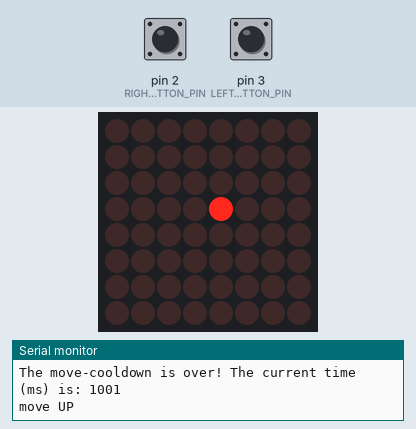
This sketch was run on a simulated Arduino Uno, built with avr-gcc and run on an emulated ATmega328P. Parts: 8×8 LED matrix, the last lines printed to the serial monitor. The test bench sets the inputs (shaded band); at power-on: pin 2 (RIGHT_BUTTON_PIN) HIGH, pin 3 (LEFT_BUTTON_PIN) HIGH. Random numbers use the default seed unless the sketch sets one.

Above: at 1.6 s.
1.7 s: pin 2 (RIGHT_BUTTON_PIN) pulled LOW for 0.15 s
At 2.8 s:
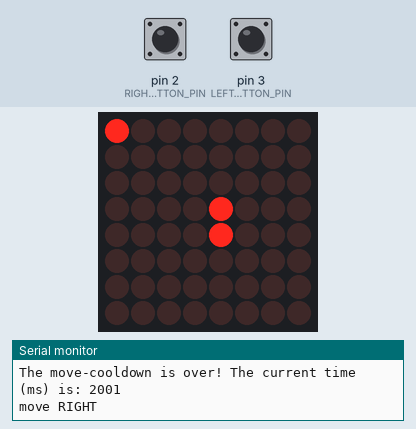
4.8 s: pin 3 (LEFT_BUTTON_PIN) pulled LOW for 0.15 s
At 5.8 s:
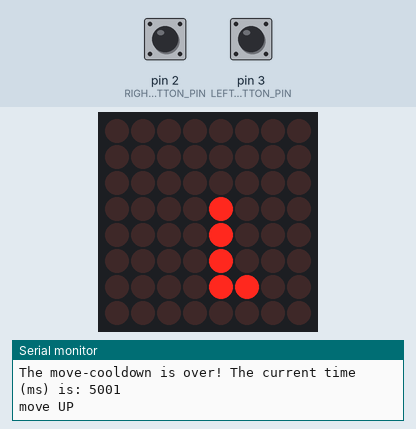
7.9 s: pin 3 (LEFT_BUTTON_PIN) pulled LOW for 1 s
At 8.7 s:
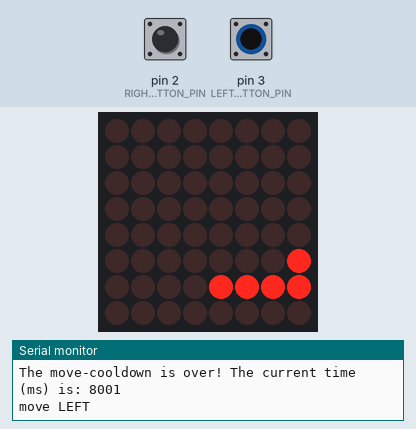
11.9 s: pin 3 (LEFT_BUTTON_PIN) pulled LOW for 0.15 s
At 14.5 s:
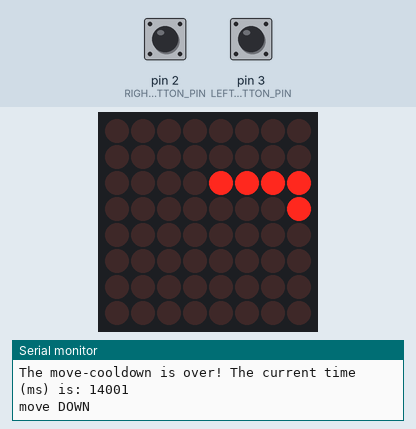
15.0 s: pin 2 (RIGHT_BUTTON_PIN) pulled LOW for 1 s
At 17.2 s:
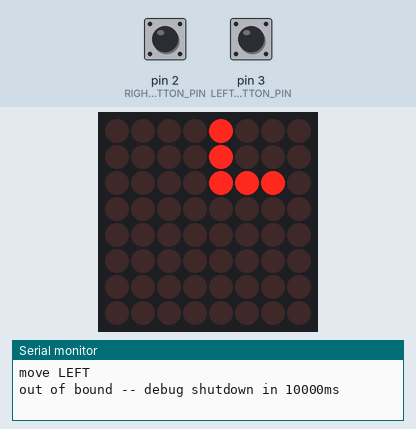
Timing chart, 0 to 18.5 s (numbered marks = the images above; inputs shaded):
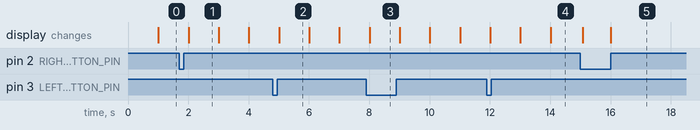

Measured:
- after the input at 7.9 s, the display: changes after 0.11 s (image 3)
- what the display in image 1 shows lasts 1.0 s, from 2.0 s to 3.0 s

The sketch:

Snake_Game_0.5.ino
```cpp
/*  Serenkii
    2021-03-02
    The snake is now represented by an arry. The snake can now have a size greater than zero.
*/


//We always have to include the library
#include "LedControl.h"
#include "Snake.h"
#include "Fruit.h"

//constants
#define MOVEMENT_SPEED 1000

//buttons
#define LEFT_BUTTON_PIN 3
#define RIGHT_BUTTON_PIN 2

bool leftButton = HIGH;   //HIGH == true
bool rightButton = HIGH;  //HIGH == true

//LED-Matrix
LedControl lc = LedControl(12, 10, 11, 1);

//Snake object --> Snake(size, x, y, facing)
Snake snake = Snake(3, 3, UP);

void setup() {
  pinMode(LEFT_BUTTON_PIN, INPUT_PULLUP);   //if button is pressed, digitialRead will return false
  pinMode(RIGHT_BUTTON_PIN, INPUT_PULLUP);

  //The MAX72XX is in power-saving mode on startup, we have to do a wakeup call
  lc.shutdown(0, false);
  lc.setIntensity(0, 4);  //0,8
  lc.clearDisplay(0);
  drawSnake();

  Serial.begin(9600);
}

void loop() {
  getUserInput();
  if (cooldownOver()) {
    snake.move();
    drawSnake();
    snake.setSize(5);   //debug
  }
}

bool cooldownOver() {   //return true every x ms, so drawSnake and move is executed.
  static unsigned long startTime = millis();
  //Serial.println(startTime);
  unsigned long currentTime = millis();
  if (currentTime - startTime >= MOVEMENT_SPEED) {
    Serial.print("The move-cooldown is over! The current time (ms) is: ");
    Serial.println(currentTime);
    startTime = currentTime;
    return true;
  }
  return false;
}

void drawSnake() {
  lc.clearDisplay(0);
  for (byte i = 0; i < snake.getSize(); i++) {
      lc.setLed(0, snake.getBodyPartX(i), snake.getBodyPartY(i), true);
  }
}

void getUserInput() {
  if (digitalRead(LEFT_BUTTON_PIN) == false) {
  //Serial.println("left button is being pressed...");    //DEBUG
    if (leftButton == true) {
      snake.turnLeft();
      //Serial.println("left button wasn't pressed before, so the snake should turn left and the leftButton-bool should be false");    //DEBUG
      leftButton = false;
    }
  }
  else {
    leftButton = true;    //no input
    //Serial.println("left button is not being pressed, so leftButton-bool is true");    //DEBUG
  }

  if (digitalRead(RIGHT_BUTTON_PIN) == false) {
    //Serial.println("right button is being pressed...");    //DEBUG
    if (rightButton == true) {
      snake.turnRight();
      //Serial.println("right button wasn't pressed before, so the snake should turn right and the rightButton-bool should be false");    //DEBUG
      rightButton = false;
    }
  }
  else {
    rightButton = true;    //no input
    //Serial.println("right button is not being pressed, so rightButton-bool is true");    //DEBUG
  }
  //Serial.println();
}
```

Fruit.h
```cpp
class Fruit {

  byte x;
  byte y;

public:
  Fruit() {

  }

  void respawn(byte snakeOccupied[][2]) {
    x = random(0, 8);   //a random number in [0; 8)
    y = random(0, 8);
    for (int i = 0; i < SNAKE_MAX_LENGTH; i++) {
      if (snakeOccupied[i][0] == x || snakeOccupied[i][1] == y) {
        respawn(snakeOccupied);
        return;
      }
    }
  }

  void setX(byte newX) {
    x = newX;
  }
  byte getX() {
    return x;
  }

  void setY(byte newY) {
    y = newY;
  }

  byte getY() {
    return y;
  }
};
```

Snake.h
```cpp
enum SnakeDirection {
    UP,
    RIGHT,
    DOWN,
    LEFT
};

#define SNAKE_MAX_LENGTH 32

class Snake {

  byte size;
  byte body[SNAKE_MAX_LENGTH][2];
  byte direction;

public:
  Snake(byte headPositionX, byte headPositionY, SnakeDirection facing) {
      setSize(1);
      setDirection(facing);
      body[0][0] = headPositionX;
      body[0][1] = headPositionY;
  }

  byte getBodyPartX(byte index) {
    return body[index][0];
  }
  byte getBodyPartY(byte index) {
    return body[index][1];
  }

  void setBodyPartX(byte index, byte x) {
    body[index][0] = x;
  }
  void setBodyPartY(byte index, byte y) {
    body[index][1] = y;
  }

  void turnRight() {
    Serial.print("turnRight() was called | direction was: ");
    Serial.println(direction);
    direction++;
    if (direction >= 4) {
      direction = 0;
    }
    Serial.print("direction is now: ");
    Serial.println(direction);
  }
  void turnLeft() {
    Serial.print("turnLeft() was called | direction was: ");
    Serial.println(direction);
    direction--;
    if (direction < 0 || direction > 200) {   //it seems like byte direction cant be negative for some reason
      direction = 3;
    }
    Serial.print("direction is now: ");
    Serial.println(direction);
  }

  void setDirection(SnakeDirection facing) {
    direction = facing;
    Serial.print("Snake is now facing ");
    Serial.println(facing);     //debug
  }
  SnakeDirection getDirection() {
    return direction;
  }

  void setSize(byte newSize) {
    if (newSize < 1) {
      newSize = 1;
    }
    if (newSize > 60) {
      newSize = 60;
    }
    size = newSize;
  }

  byte getSize() {
    return size;
  }

  byte getHeadPositionX() {
    return body[0][0];
  }

  byte getHeadPositionY() {
    return body[0][1];
  }


  bool move() {
    for (int i = size - 1; i > 0 ; i--) {
      body[i][0] = body[i - 1][0];
      body[i][1] = body[i - 1][1];
    }
    if (direction == UP) {
      Serial.println("move UP");
      body[0][1]++;
    }
    else if (direction == DOWN) {
      Serial.println("move DOWN");
      body[0][1]--;
    }
    else if (direction == LEFT) {
      Serial.println("move LEFT");
      body[0][0]--;
    }
    else if (direction == RIGHT) {
      Serial.println("move RIGHT");
      body[0][0]++;
    }
    else {
      Serial.println("problem with direction");
    }

    if (outOfBound()) {
      Serial.println("out of bound -- debug shutdown in 10000ms");
      delay(10000);
      exit(0);
      return false;

    }
    return true;
  }

  bool outOfBound() {
    if (body[0][0] < 0 || body[0][0] >= 8) {
      return true;
    }
    if (body[0][1] < 0 || body[0][1] >= 8) {
      return true;
    }
    return false;
  }


};
```
